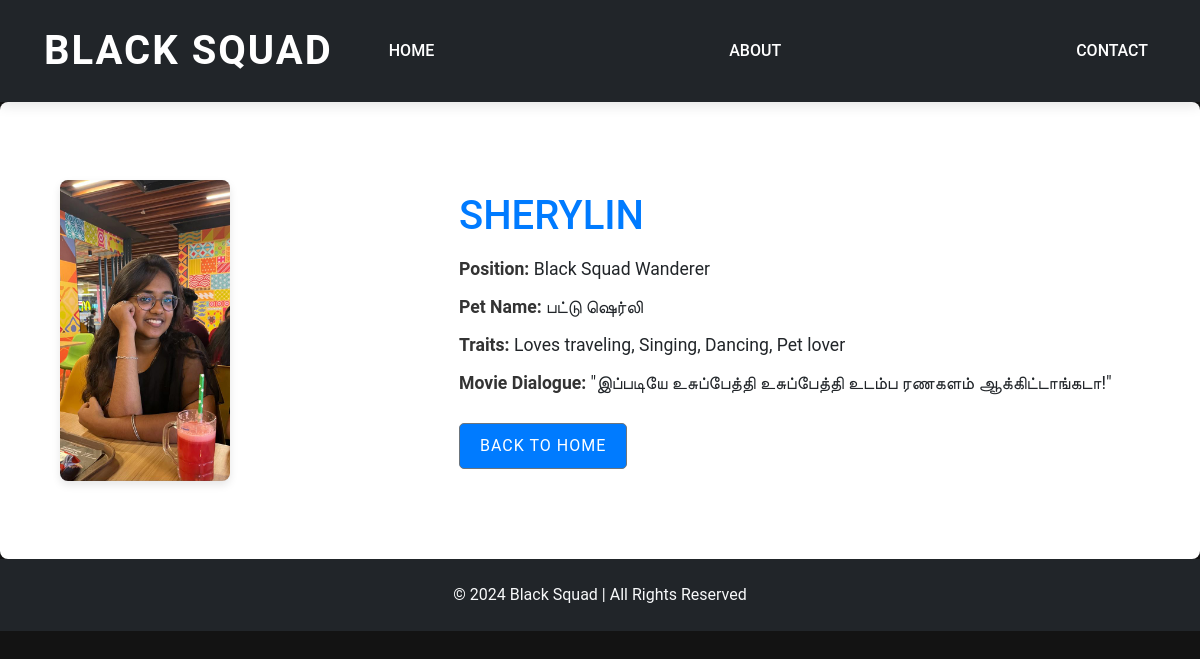
The app's page /member/2/ with its own data.
### squad/models.py (models this page shows, shortened)
class SquadMember(models.Model):
    name = models.CharField(max_length=100)
    position = models.CharField(max_length=100)
    pet_name = models.CharField(max_length=100)
    traits = models.TextField()
    movie_dialogue = models.CharField(max_length=255)
    image = models.ImageField(upload_to='images/')
    video = models.URLField(blank=True)

### squad/views.py (the view)
# urls.py: path('member/<int:pk>/', views.member_detail, name='member_detail'),  # Member detail page
def member_detail(request, pk):
    member = SquadMember.objects.get(pk=pk)
    return render(request, 'member_detail.html', {'member': member})

### squad/templates/member_detail.html (shortened to what this page needs)
{% extends 'squad/base.html' %}
{% load static %}
{% block content %}
<link rel="stylesheet" href="{% static 'css/member.css' %}">
<section class="member-detail py-5">
    <div class="container">
        <div class="row align-items-center">
            <div class="col-md-4">
                <img src="{{ member.image.url }}" class="img-fluid" alt="{{ member.name }}">
            </div>
            <div class="col-md-8">
                <h2>{{ member.name }}</h2>
                <p><strong>Position:</strong> {{ member.position }}</p>
                <p><strong>Pet Name:</strong> {{ member.pet_name }}</p>
                <p><strong>Traits:</strong> {{ member.traits }}</p>
                <p><strong>Movie Dialogue:</strong> "{{ member.movie_dialogue }}"</p>
                <a href="/" class="btn btn-secondary mt-3">Back to Home</a>
            </div>
        </div>
    </div>
</section>
{% endblock %}

### squad/static/css/styles.css (style rules this page uses)
body { font-family: 'Roboto', sans-serif; background-color: #131313; margin: 0; padding: 0; }

### squad/static/css/member.css (style rules this page uses)
.member-detail { background-color: #ffffff; padding: 40px 30px; box-shadow: 0 4px 8px rgba(0, 0, 0, 0.1); border-radius: 8px; }
.member-detail img { width: 50%; height: 100%; object-fit: cover; border-radius: 8px; box-shadow: 0 4px 8px rgba(0, 0, 0, 0.1); margin-bottom: 0; }
.member-detail .row { display: flex; justify-content: flex-start; gap: 0; }
.member-detail .col-md-4, .member-detail .col-md-8 { padding: 30px; }
.member-detail .col-md-4 { max-width: 35%; flex: 0 0 35%; }
.member-detail .col-md-8 { max-width: 65%; flex: 0 0 65%; }
.member-detail h2 { font-size: 2.5rem; color: #007bff; margin-bottom: 15px; }
.member-detail p { font-size: 1.1rem; line-height: 1.6; margin-bottom: 10px; }
.member-detail p strong { font-weight: bold; color: #333; }
.btn-secondary { background-color: #007bff; color: #ffffff; border-radius: 5px; padding: 10px 20px; text-transform: uppercase; letter-spacing: 1px; transition: background-color 0.3s ease-in-out; }

### records on screen
SquadMember: image (picture), name "SHERYLIN", position "Black Squad Wanderer", pet_name "பட்டு ஷெர்லி", traits "Loves traveling, Singing, Dancing, Pet lover", movie_dialogue "இப்படியே உசுப்பேத்தி உசுப்பேத்தி உடம்ப ரணகளம் ஆக்கிட்டாங்கடா!"
